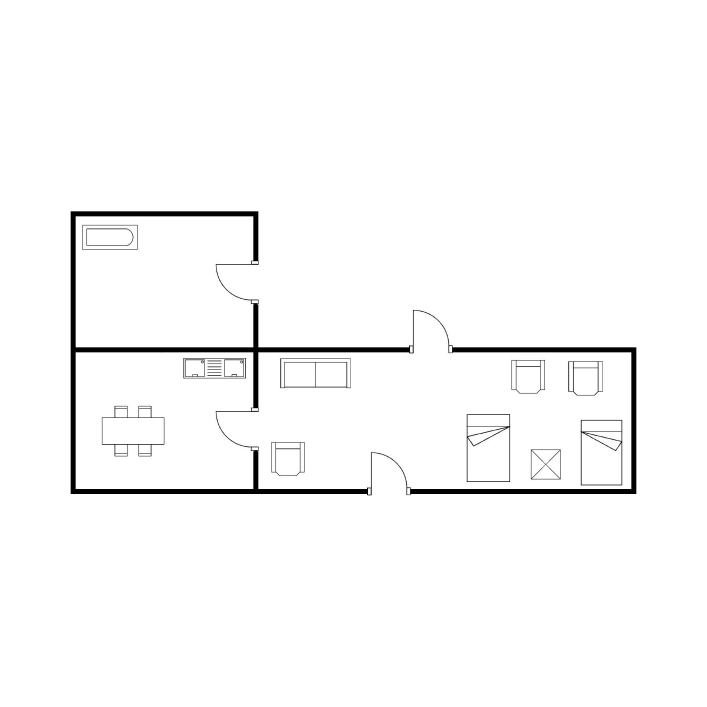
#> input picture ROBIN/augmented_Dataset_3rooms/Cat1_1.jpg, 2121 x 2121 px, given as the content of the folder ROBIN/Dataset_4rooms, which was not available (shown at 1/3 size)
$ python create_augmented_datset.py
#> lines starting #> are read from the running program, lines starting #| are printed output that depends on the picture; pictures that were not available may be replaced by others from this repository, and a replacement may not be noted
import os
import cv2
import csv
import pandas as pd
import numpy as np
import os.path

folder="Dataset_4rooms"
list_of_image=os.listdir("ROBIN/"+folder)
# print(list_of_image)
#to get the size of all images
with open(folder+'.csv', 'w', newline='') as file:
    writer = csv.writer(file)
    writer.writerow(["SN", "image", "breadth", "height", "channel"])
    for index,image in enumerate(list_of_image):
        img=cv2.imread("ROBIN/"+folder+"/"+image)
#> img is the input picture: shape (2121, 2121, 3); min 0, max 255, mean 249.3
        # print(img)
        # print(img.shape)
        writer.writerow([index+1, image, img.shape[0],img.shape[1],img.shape[2]])

#to get the max value of the breadh/height
df=pd.read_csv(folder+'.csv')
p=df['breadth'].max()
q=df['height'].max()
max_size=max(p,q)
print(max_size)


#to get new image of required size and place datasets at center

def rotate_image(image, angle):
  image_center = tuple(np.array(image.shape[1::-1]) / 2)
  rot_mat = cv2.getRotationMatrix2D(image_center, angle, 1.0)
  result = cv2.warpAffine(image, rot_mat, image.shape[1::-1], flags=cv2.INTER_LINEAR, borderValue=(255,255,255))
  return result


# load background image as grayscale
new_folder="augmented_"+folder
if not os.path.isdir("ROBIN/"+new_folder):
    os.makedirs("ROBIN/"+new_folder)
# os.mkdir(new_folder)
max_size+=int(max_size/4)
back = np.ones((max_size,max_size,1),np.uint8)*255
cv2.imwrite("background.jpg", back)

back = cv2.imread('background.jpg', cv2.IMREAD_GRAYSCALE)
hh, ww = back.shape
#> hh = 2651; ww = 2651
# print(hh,ww)
for index,image in enumerate(list_of_image):
    # load resized image as grayscale
    img=cv2.imread("ROBIN/"+folder+"/"+image,cv2.IMREAD_GRAYSCALE)
#> img: shape (2121, 2121); min 0, max 255, mean 249.3
    h, w = img.shape
#> h = 2121; w = 2121
    # compute xoff and yoff for placement of upper left corner of resized image
    yoff = round((hh-h)/2)
#> yoff = 265
    xoff = round((ww-w)/2)
#> xoff = 265
    # print(yoff,xoff)

    # use numpy indexing to place the resized image in the center of background image
    result = back.copy()
    result[yoff:yoff+h, xoff:xoff+w] = img
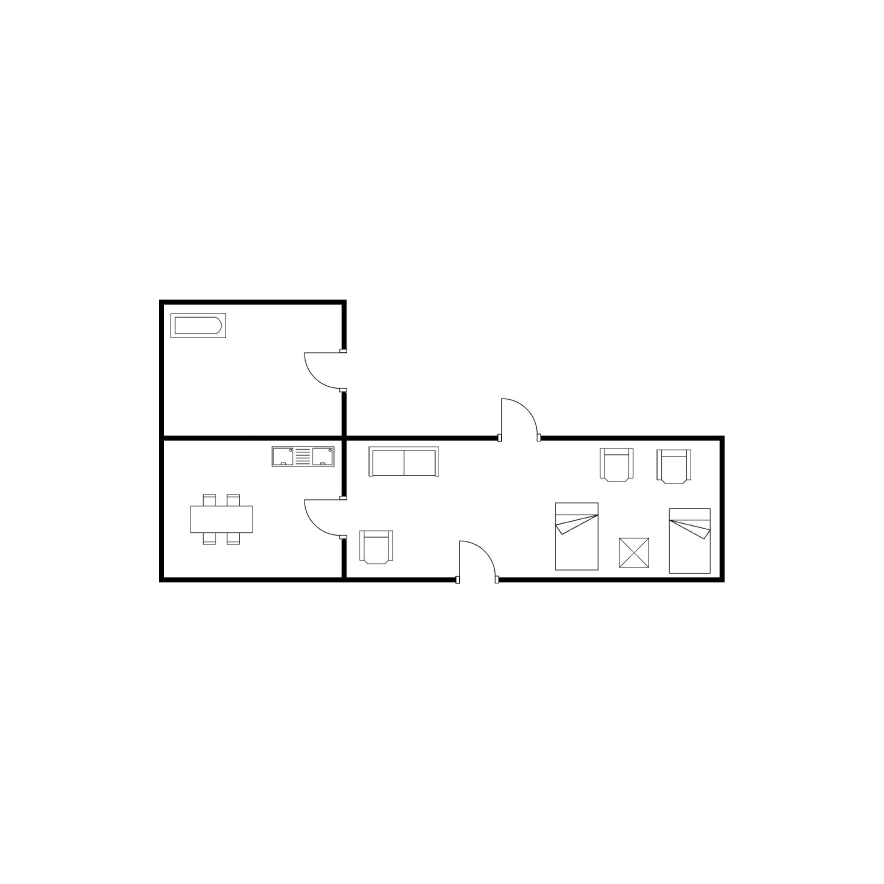
#> result: shape (2651, 2651) (shown at 1/3 size); min 0, max 255, mean 251.4
    # [10 lines of commented-out code are left out]
    cv2.imwrite('ROBIN/'+new_folder+'/'+image, result)

    #For space expanded and then 30 degree rotated datsets:
    result=rotate_image(result,30)
#> in rotate_image, `result = cv2.warpAffine(image, rot_mat, image.shape[1::-1], flags=cv2...`:
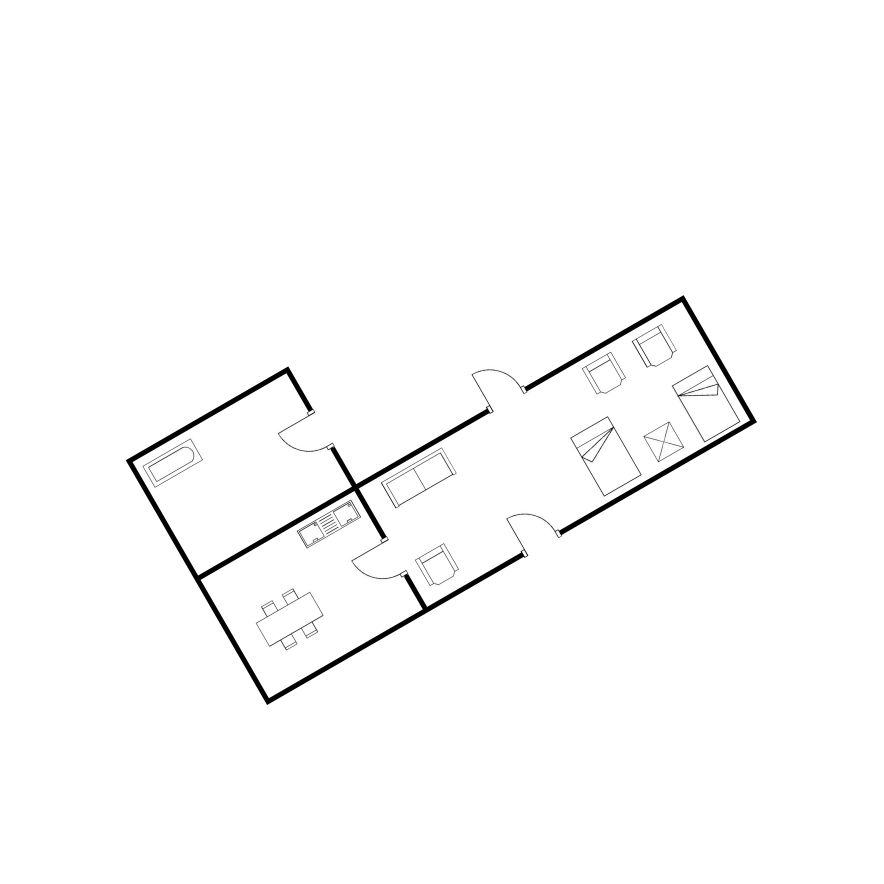
#> result: shape (2651, 2651) (shown at 1/3 size); min 0, max 255, mean 251.4
    cv2.imwrite('ROBIN/'+new_folder+'/'+os.path.splitext(image)[0]+'_r.jpg', result)

$ run again, on ROBIN/augmented_Dataset_4rooms/Cat18_2.jpg
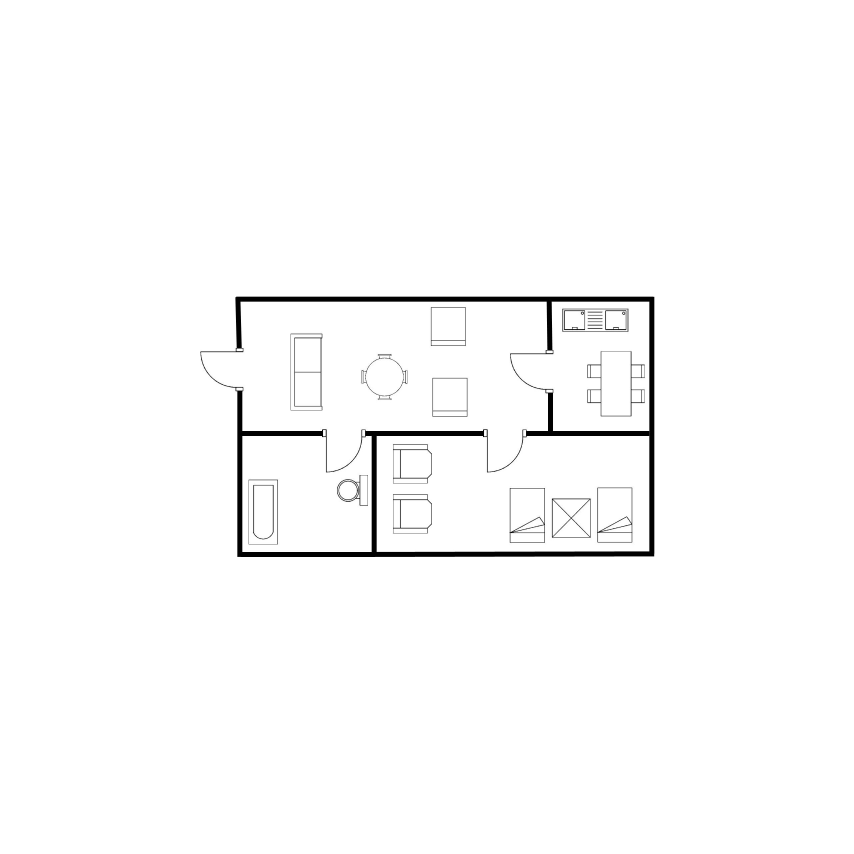
#> input picture ROBIN/augmented_Dataset_4rooms/Cat18_2.jpg, 2562 x 2562 px, given as the content of the folder ROBIN/Dataset_4rooms, which was not available (shown at 1/3 size)
#> img is the input picture: shape (2562, 2562, 3); min 0, max 255, mean 251
#> img: shape (2562, 2562)
#> `result[yoff:yoff+h, xoff:xoff+w] = img`:
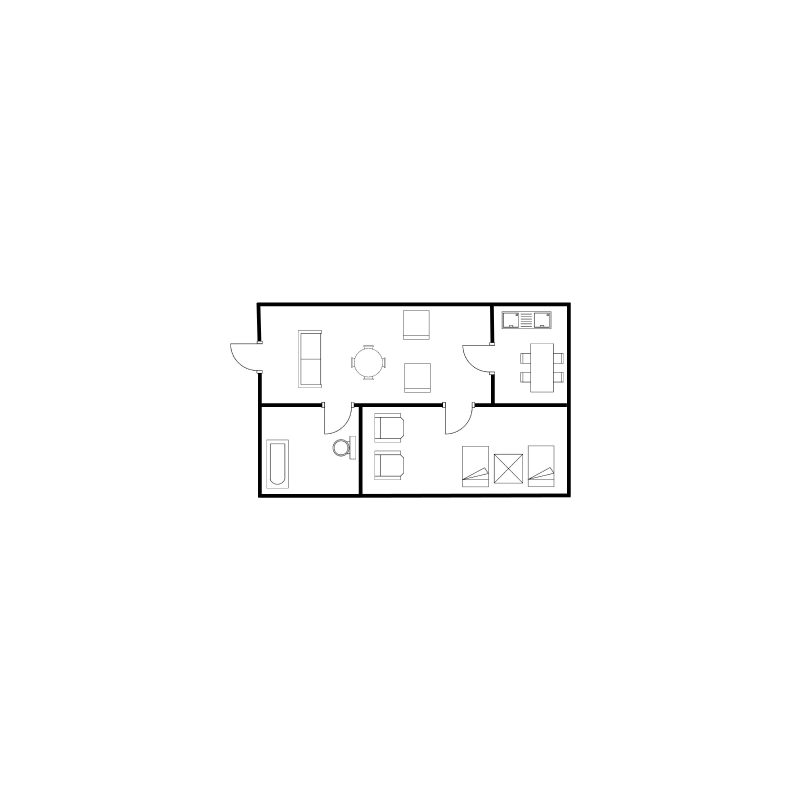
#> result: shape (3202, 3202) (shown at 1/4 size); min 0, max 255, mean 252.5
#> in rotate_image, `result = cv2.warpAffine(image, rot_mat, image.shape[1::-1], flags=cv2...`:
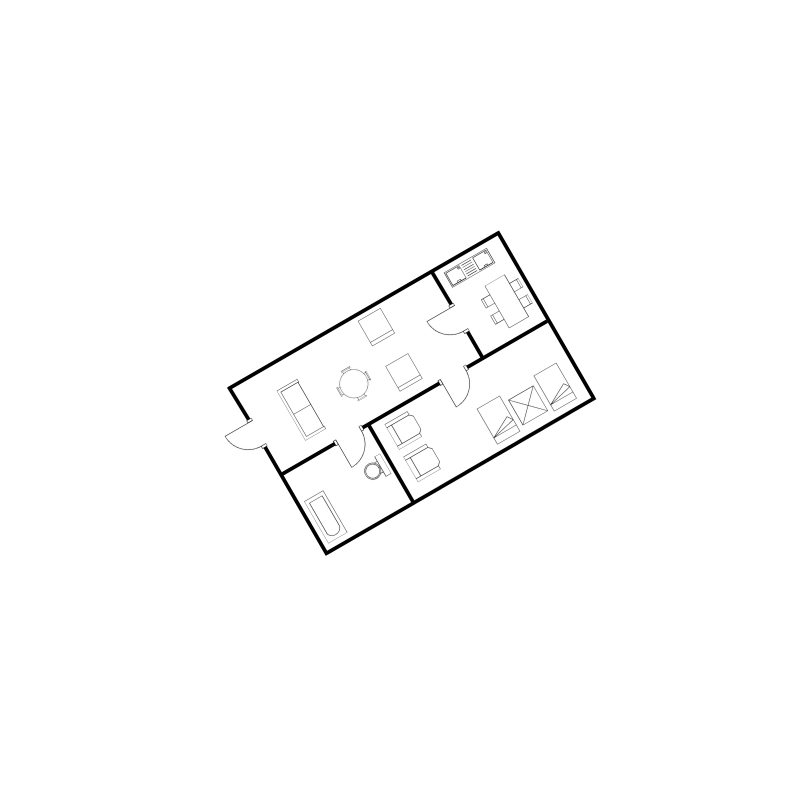
#> result: shape (3202, 3202) (shown at 1/4 size); min 0, max 255, mean 252.5

$ run again, on ROBIN/augmented_Dataset_4rooms/Cat18_3_r.jpg
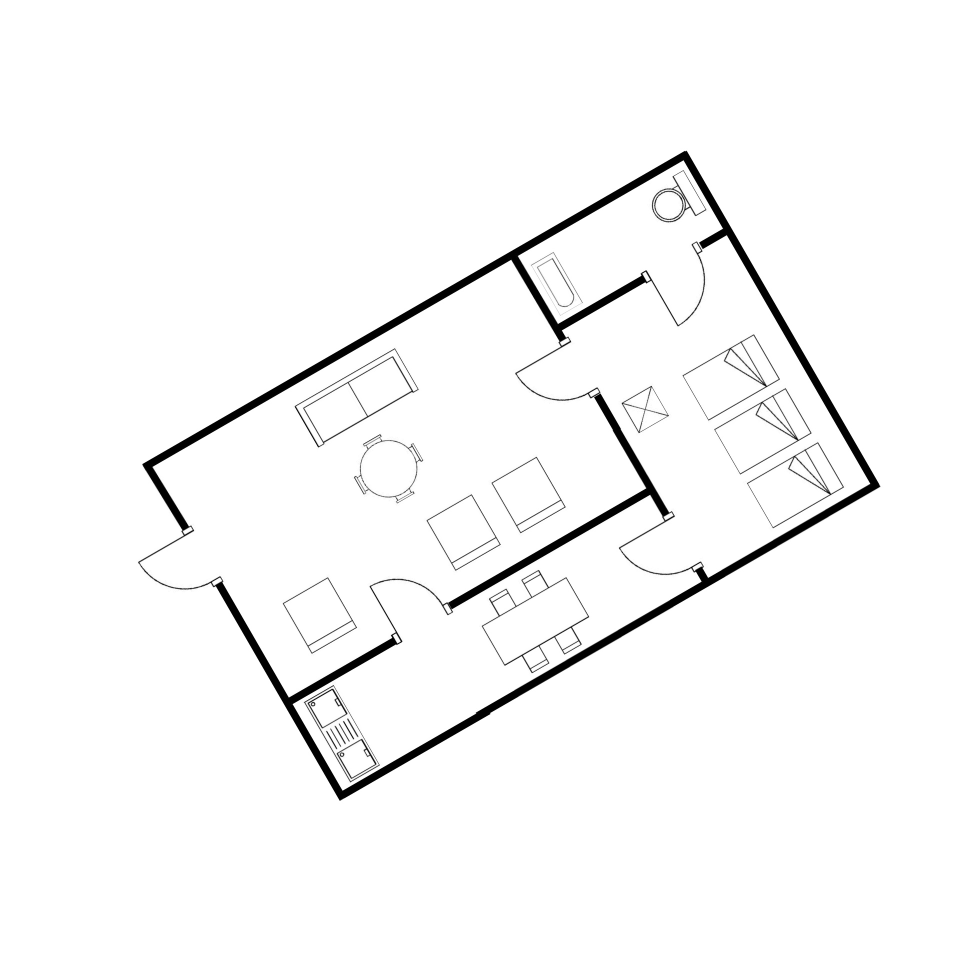
#> input picture ROBIN/augmented_Dataset_4rooms/Cat18_3_r.jpg, 1956 x 1956 px, given as the content of the folder ROBIN/Dataset_4rooms, which was not available (shown at 1/2 size)
#> img is the input picture: shape (1956, 1956, 3); min 0, max 255, mean 248.4
#> img: shape (1956, 1956)
#> `result[yoff:yoff+h, xoff:xoff+w] = img`:
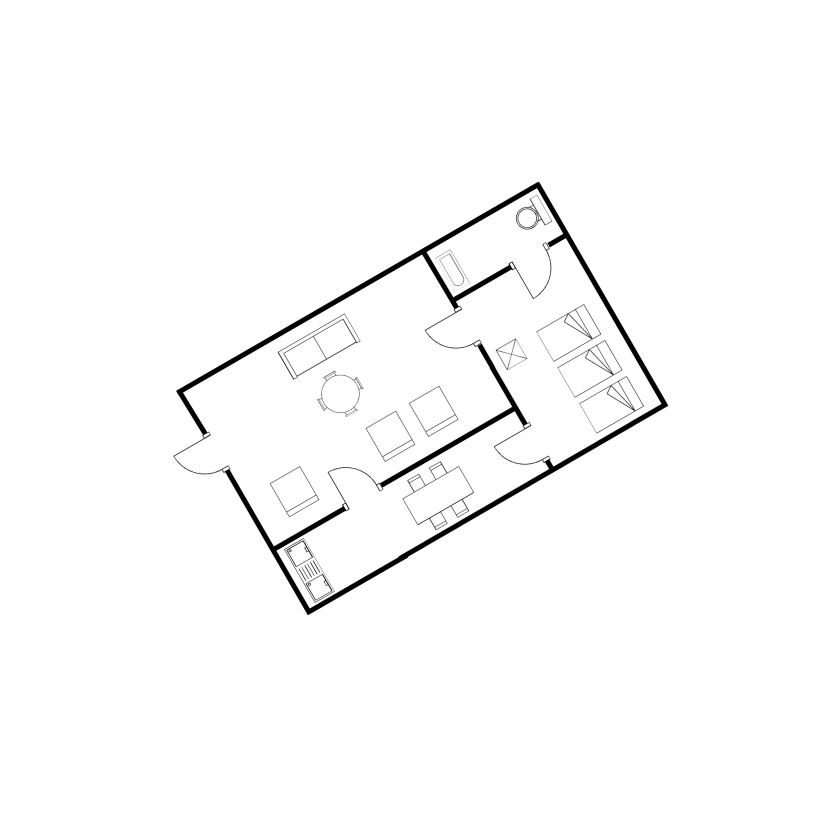
#> result: shape (2445, 2445) (shown at 1/3 size); min 0, max 255, mean 250.8
#> in rotate_image, `result = cv2.warpAffine(image, rot_mat, image.shape[1::-1], flags=cv2...`:
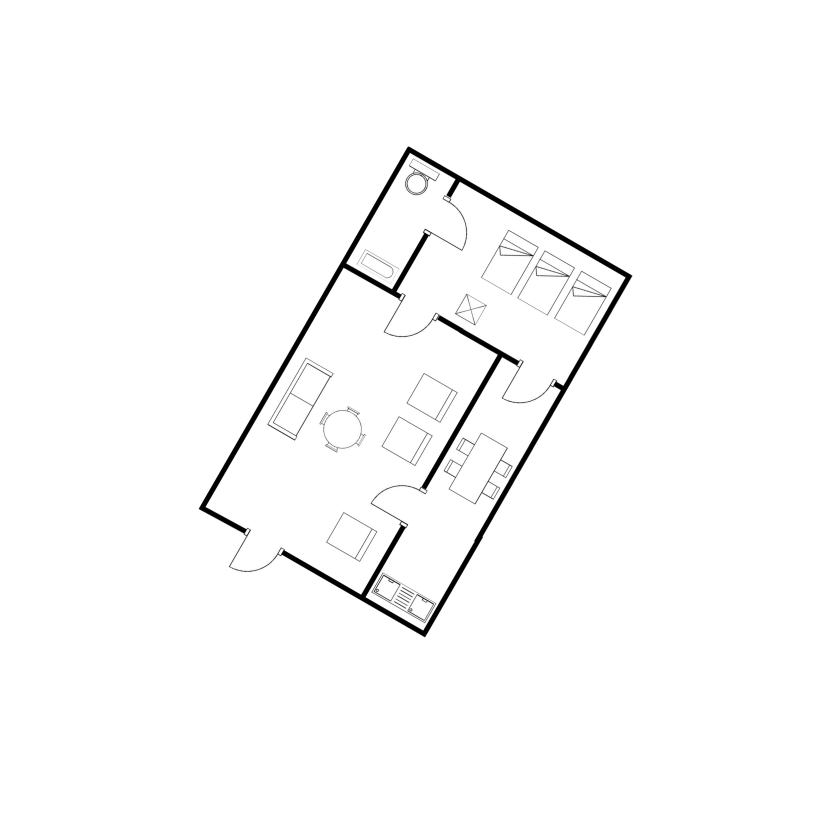
#> result: shape (2445, 2445) (shown at 1/3 size); min 0, max 255, mean 250.8

$ run again, on ROBIN/augmented_Dataset_5rooms/Cat35_1.jpg
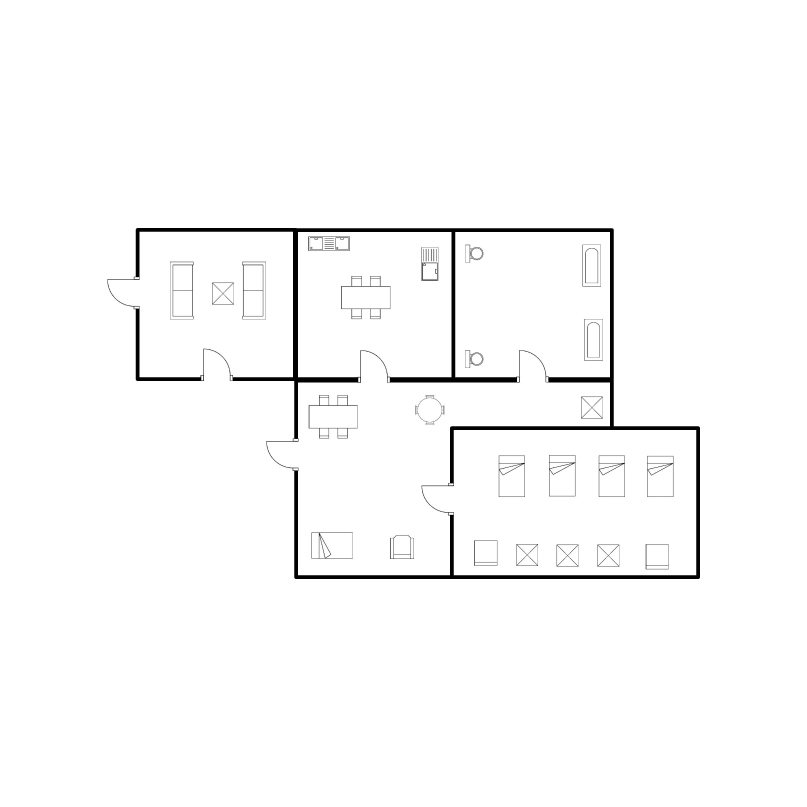
#> input picture ROBIN/augmented_Dataset_5rooms/Cat35_1.jpg, 3228 x 3228 px, given as the content of the folder ROBIN/Dataset_4rooms, which was not available (shown at 1/4 size)
#> img is the input picture: shape (3228, 3228, 3); min 0, max 255, mean 250.3
#> img: shape (3228, 3228)
#> `result[yoff:yoff+h, xoff:xoff+w] = img`:
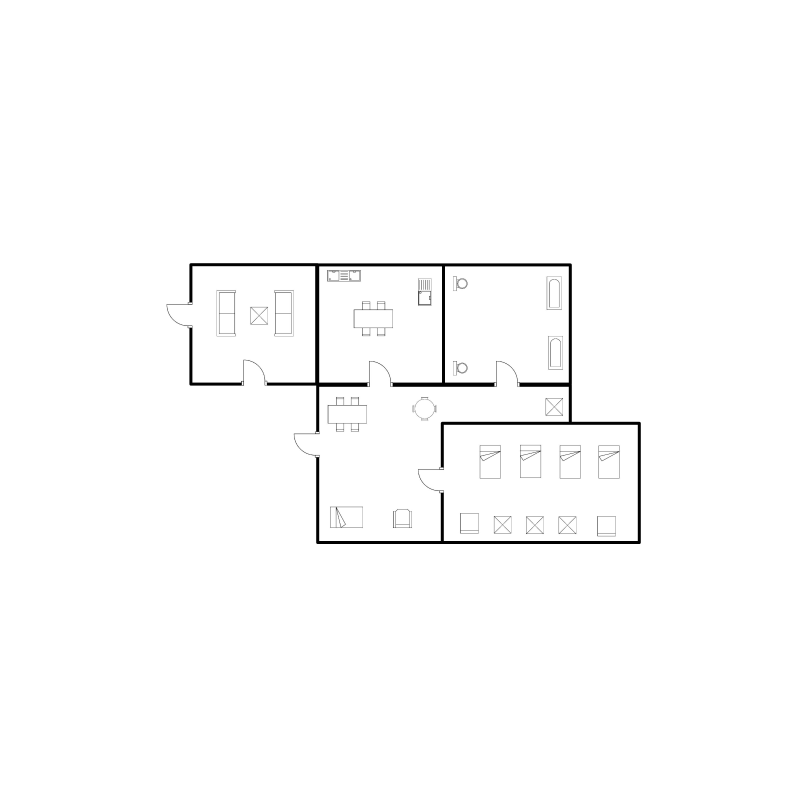
#> result: shape (4035, 4035) (shown at 1/5 size); min 0, max 255, mean 252
#> in rotate_image, `result = cv2.warpAffine(image, rot_mat, image.shape[1::-1], flags=cv2...`:
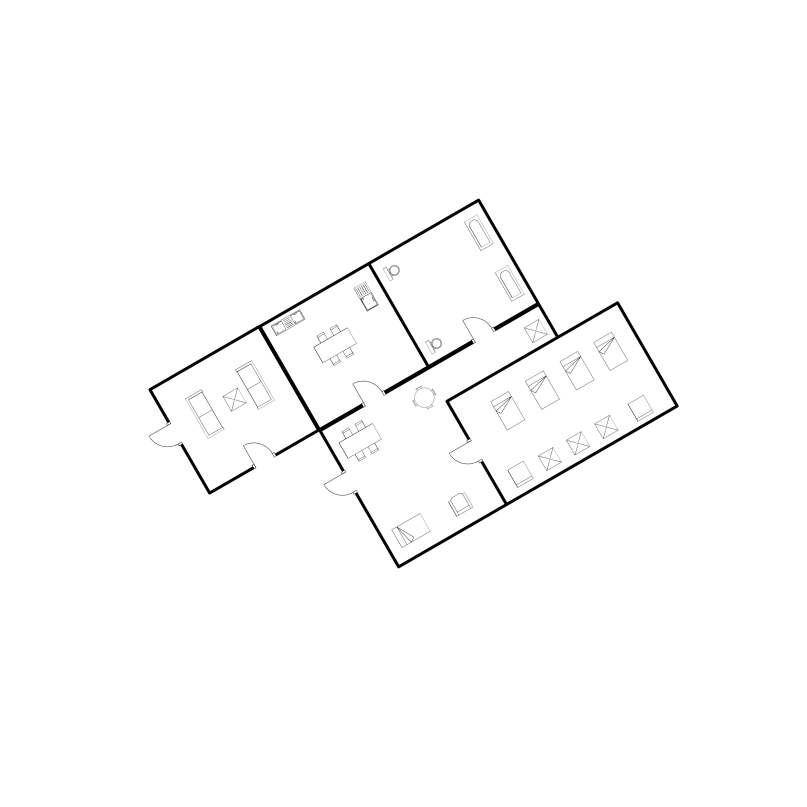
#> result: shape (4035, 4035) (shown at 1/5 size); min 0, max 255, mean 252
